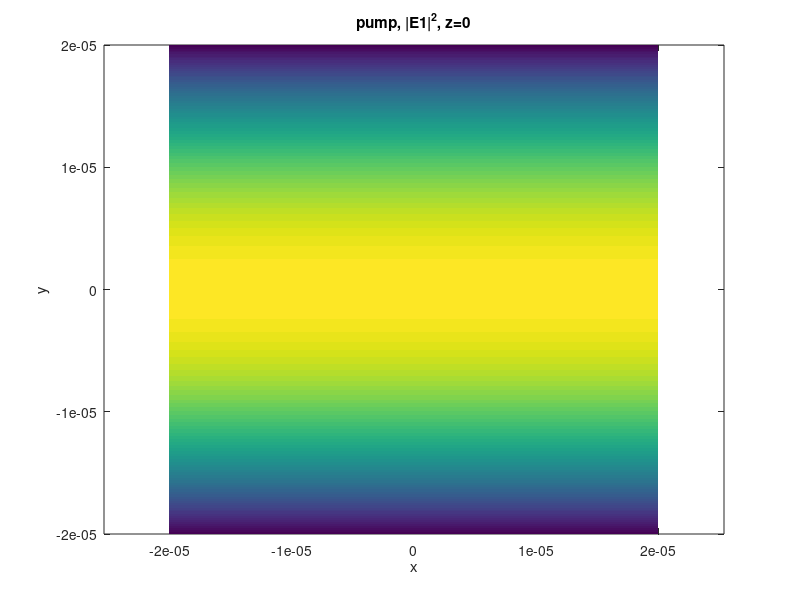
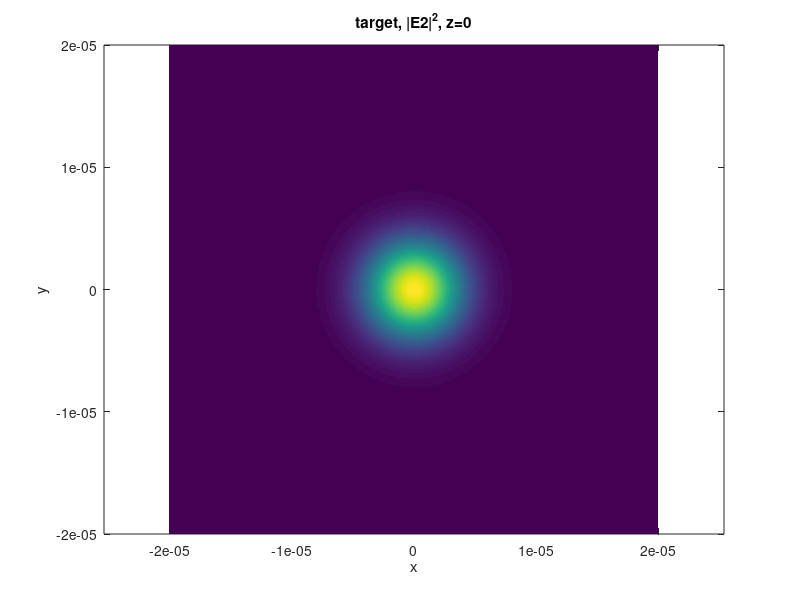
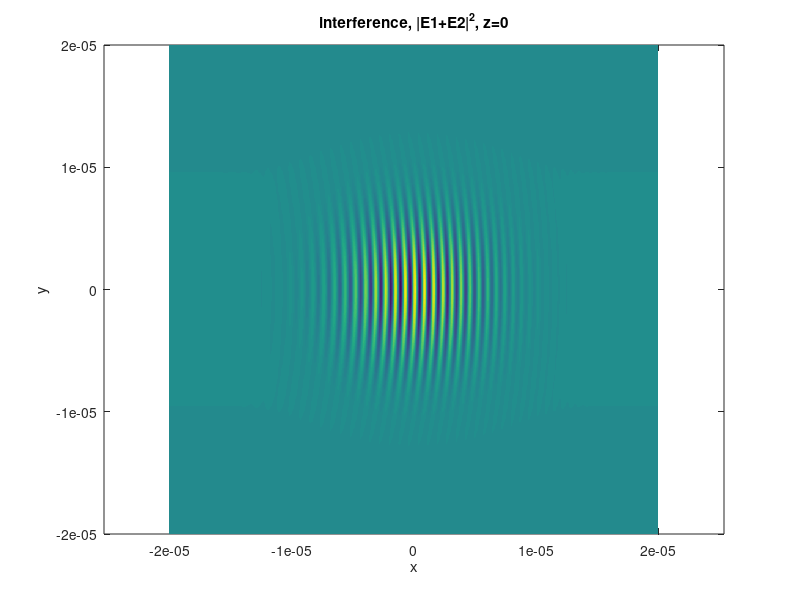
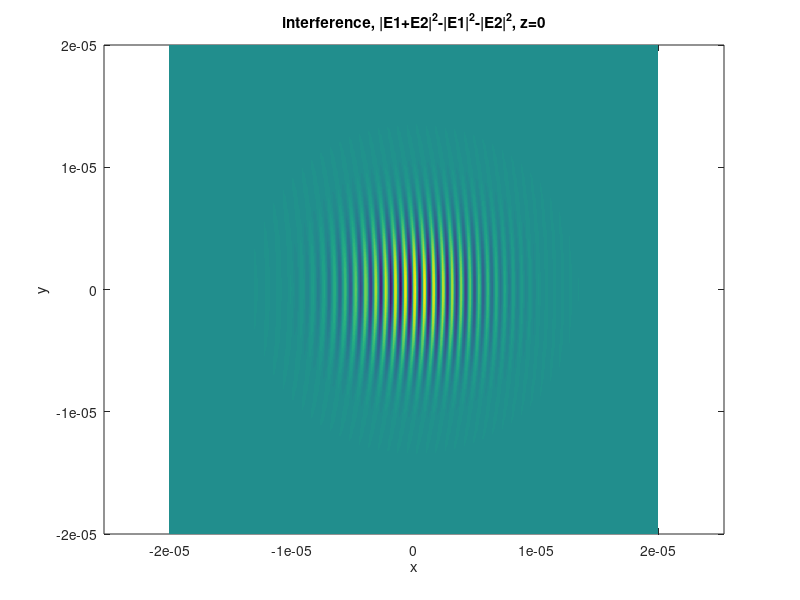

Here is the MATLAB script that generated these plots, in order:
% 3d interference patterns (holograms)

% interference of a pump beam (Gaussian shape in z, plane wave in x,y) and
% a target beam (plane wave or proper 3D Gaussian)

lam = 780e-9;
k0 = 2*pi/lam;

yzv = [0 0.2 0.4]*1e-6;   % for loop of y or z (cross sections at different positions)
nyzv = length(yzv);

for iyzv=1:nyzv

if (1==0)   % vertical cross section at y=const
    plotsel = 1;
    xv = (-20:0.05:20)*1e-6;
    yv = yzv(iyzv);     %0;     %(-4:0.05:4)*1e-6;
    zv = (-3:0.05:3)*1e-6;
else        % horizontal cross section at z=const
    plotsel = 2;
    xv = (-20:0.05:20)*1e-6;
    yv = (-20:0.05:20)*1e-6;
    zv = yzv(iyzv);     %0.e-6;     %(-3:0.05:3)*1e-6;    
end

[xx,yy,zz] = meshgrid(xv,yv,zv);

% pump field

k1x = k0;
w1 = 2e-6;
w1y = 100*5.8e-6;

E1 = exp(1i*k1x*xx).*exp(-zz.^2/w1^2).*exp(-yy.^2/w1y^2);

figure(101+(iyzv-1)*10)
if plotsel==1
    pcolor(xv,zv,abs(squeeze(E1)').^2)
    xlabel('x'), ylabel('z')
    title(['pump, |E1|^2, y=' num2str(yv)])
else
    pcolor(xv,yv,abs(squeeze(E1)).^2)    
    xlabel('x'), ylabel('y')
    title(['pump, |E1|^2, z=' num2str(zv)])
end
shading flat
axis equal

% target field

if (1==0)   % plane wave
    %al2 = 120 *pi/180;   % propagation angle, 90deg=vertical
    n = [1 1 10];   % direction of propagation
    n = n/norm(n);

    k2x = k0*n(1);
    k2y = k0*n(2);
    k2z = k0*n(3);

    E20 = 0.1;

    E2 = E20*exp(1i*(k2x*xx+k2y*yy+k2z*zz));
end

if (0==0)   % tilted Gaussian
    % al2 = 60 *pi/180;   % propagation angle, 90deg=vertical
    n = [0 0 1];   % direction of propagation
    n = n/norm(n);

    w2 = 2.5e-6;
    zfoc = 50e-6;    % distance to focal point
    E20 = 0.1;

    
    zzr = xx*n(1) + yy*n(2) + zz*n(3);  % z in rotated frame = projection onto prop. direction
    xxr = sqrt(xx.^2+yy.^2+zz.^2 - zzr.^2);     % x=r in rotated frame = the orth. component to z
    zzr = zzr - zfoc;
    
    zR = pi*w2^2/lam;
    w2z = w2*sqrt(1+(zzr/zR).^2);
    eta = atan(zzr/zR);
    %Rz = zzr.*(1+(zR./zzr).^2);
    Rzi = zzr./(zzr.^2 + zR^2);        % inverse of curvature
    
    %E2 = E20 * w2./w2z .* exp(-(xxr./w2z).^2) .* exp(1i*(k0*zzr+k0*xxr./(2*Rz)-eta));
    E2 = E20 * w2./w2z .* exp(-(xxr./w2z).^2) .* exp(1i*(k0*zzr+k0*xxr.^2.*Rzi/2-eta));
end
    
figure(102+(iyzv-1)*10)
if plotsel==1
    pcolor(xv,zv,abs(squeeze(E2)').^2)
    xlabel('x'), ylabel('z')
    title(['target, |E2|^2, y=' num2str(yv)])
else
    pcolor(xv,yv,abs(squeeze(E2)).^2)    
    xlabel('x'), ylabel('y')
    title(['target, |E2|^2, z=' num2str(zv)])
end
shading flat
axis equal

% interference pattern

Et = E1+E2;

figure(103+(iyzv-1)*10)
if plotsel==1
    pcolor(xv,zv,abs(squeeze(Et)').^2)
    xlabel('x'), ylabel('z')
    title(['interference, |E1+E2|^2, y=' num2str(yv)])
else
    pcolor(xv,yv,abs(squeeze(Et)).^2)    
    % pcolor(xv,yv,(abs(squeeze(Et)).^2-abs(squeeze(E1)).^2-abs(squeeze(E2)).^2)./abs(squeeze(E1)).^2)    
    %   note on above:  this is meant to be ~dng, but shouldn't be
    %                   normalised to pump field at z, only to the pump at centre of
    %                   waveguide, or power integrated over z
    xlabel('x'), ylabel('y')
    title(['interference, |E1+E2|^2, z=' num2str(zv)])
end
shading flat
axis equal

% interference term only

Et2 = abs(E1+E2).^2-abs(E1).^2-abs(E2).^2;

figure(104+(iyzv-1)*10)
if plotsel==1
    pcolor(xv,zv,squeeze(Et2)')
    xlabel('x'), ylabel('z')
    title(['interference, |E1+E2|^2-|E1|^2-|E2|^2, y=' num2str(yv)])
else
    pcolor(xv,yv,squeeze(Et2))    
    % pcolor(xv,yv,(abs(squeeze(Et)).^2-abs(squeeze(E1)).^2-abs(squeeze(E2)).^2)./abs(squeeze(E1)).^2)    
    %   note on above:  this is meant to be ~dng, but shouldn't be
    %                   normalised to pump field at z, only to the pump at centre of
    %                   waveguide, or power integrated over z
    xlabel('x'), ylabel('y')
    title(['interference, |E1+E2|^2-|E1|^2-|E2|^2, z=' num2str(zv)])
end
shading flat
axis equal

end
